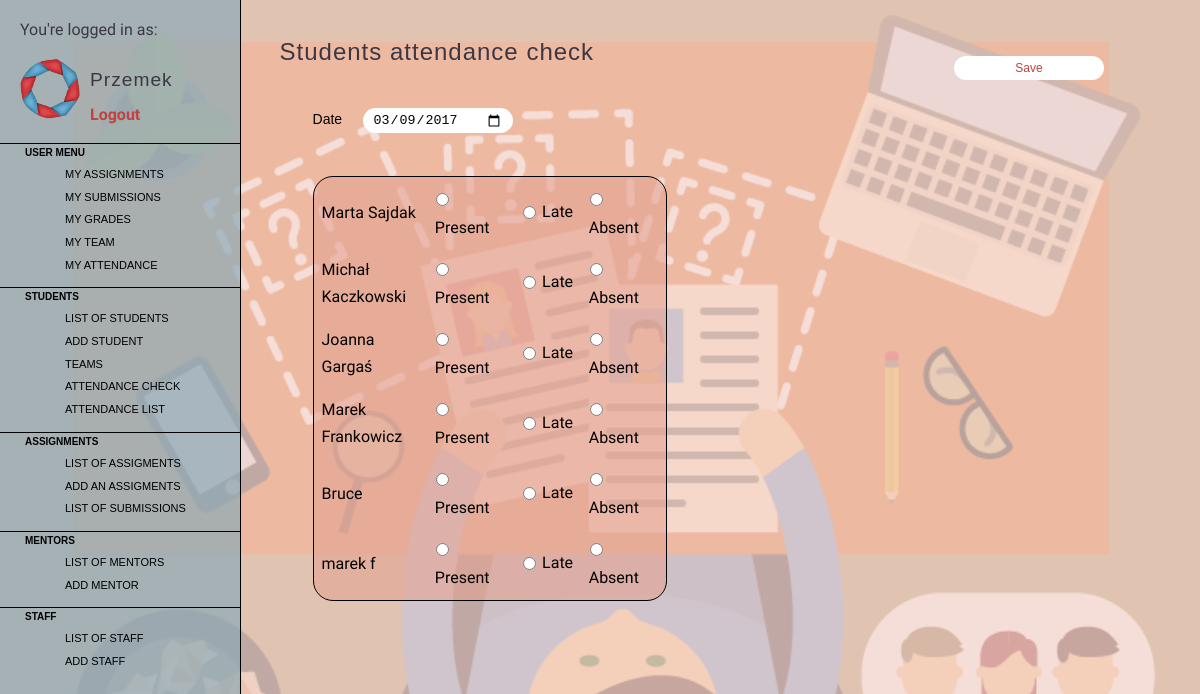
Page /attendances/check/ on the earlier database version.
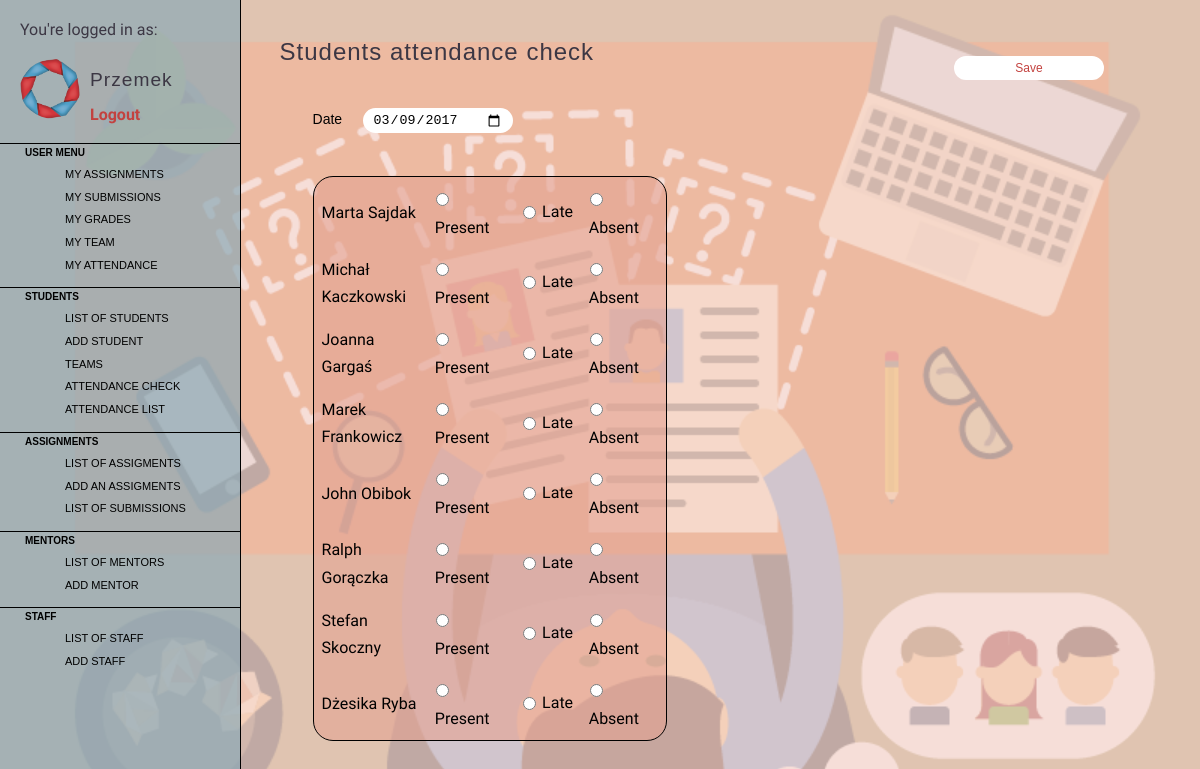
Same page on the later database version.
### tables this page shows
CREATE TABLE "users" (
	`user_id`	INTEGER PRIMARY KEY AUTOINCREMENT,
	`name`	TEXT NOT NULL,
	`mail`	TEXT,
	`password`	CHAR(20) NOT NULL,
	`role`	TEXT NOT NULL
);

### controllers/attendances_ctrl.py (the view, shortened to what this page needs)
@attendances_ctrl.route("/attendances/check/", methods=['GET', 'POST'])
def check_attendance():
    students_list = User.get_user_list_by_role('student')
    chosen_date = request.args.get('date', None)
    by_date_list = Attendance.get_attendance_list_by_date(chosen_date)
    student_status_dict = {}
    for attendance in by_date_list:
        student_status_dict[attendance.get_student().get_id()] = attendance.get_status()
    if request.method == 'GET':
        if chosen_date is None:
            chosen_date = time.strftime("%Y-%m-%d")
            by_date_list = Attendance.get_attendance_list_by_date(chosen_date)
            student_status_dict = {}
            print(by_date_list)
            if len(by_date_list) != 0:
                for attendance in by_date_list:
                    student_status_dict[attendance.get_student().get_id()] = attendance.get_status()
        elif len(by_date_list) == 0:
            return render_template('attendance_check.html', students_list=students_list,
                                   chosen_date=chosen_date, student_status_dict={})
        return render_template('attendance_check.html', students_list=students_list,
                               chosen_date=chosen_date, student_status_dict=student_status_dict)

### db_controller.py (called while the page is built)
    @classmethod
    def connect(cls):
        return sqlite3.connect('data/ccms.db')

    @classmethod
    def read_user_record_list_by_role(cls, role):
        conn = cls.connect()
        cursor = conn.cursor()
        query = "SELECT * FROM `users` WHERE `role` = ?;"
        cursor.execute(query, (role,))
        user_list = cursor.fetchall()
        conn.close()
        return user_list

    @classmethod
    def read_attendance_record_list_by_date(cls, date):
        conn = cls.connect()
        cursor = conn.cursor()
        query = "SELECT * FROM `attendances` WHERE `date` = ?;"
        cursor.execute(query, (date,))
        attendance = cursor.fetchall()
        conn.close()
        return attendance

### main.py (called while the page is built)
@app.teardown_appcontext
def close_connection(exception):
    db = getattr(g, '_database', None)
    if db is not None:
        db.close()

### models/attendances.py (called while the page is built)
    @classmethod
    def get_attendance_list_by_date(cls, date):
        return cls.create_attendance_list_by_date(date)

    @classmethod
    def create_attendance_list_by_date(cls, date):
        attendance_data = DB.read_attendance_record_list_by_date(date)
        return [Attendance(*attendance) for attendance in attendance_data]

### models/users.py (called while the page is built)
    @classmethod
    def get_user_list_by_role(cls, role):
        return cls.create_user_list_by_role(role)

    @classmethod
    def create_user_list_by_role(cls, role):
        user_list = []
        users_data = DB.read_user_record_list_by_role(role)
        pairs = {"student": Student, "mentor": Mentor, "staff": Staff, "boss": Boss}
        for user in users_data:
            user_list.append(pairs[user[-1]](*user[:-1]))
        return user_list

    def get_name(self):
        return self.name

    def get_id(self):
        return self.id

### templates/attendance_check.html (shortened to what this page needs)
{% extends "layout.html" %}
{% block page_name_h1 %}Students attendance check{% endblock %}
{% block content %}
    <div class="content">
    <form action method="GET">
    <div id="label-input">
        <label>Date </label><input type="date" name="date" placeholder="Date" required
                                   onchange="this.form.submit()"
           {{ "value={}".format(chosen_date) if chosen_date }} >
      </div>
    </form>
    <form action method="POST">
      <table id="attendance_table">
          {% for student in students_list %}
          <tr>
              <td> {{ student.get_name() }}</td>
              <td><input type="radio" name="{{ student.get_id() }}" value=1 required
                      {{ "checked=checked" if student_status_dict[student.get_id()] == 1}}/>Present</td>
              <td><input type="radio" name="{{ student.get_id() }}" value=0.8 required
                      {{ "checked=checked" if student_status_dict[student.get_id()] == 0.8}}/>Late</td>
              <td><input type="radio" name="{{ student.get_id() }}" value=0 required
                      {{ "checked=checked" if student_status_dict[student.get_id()] == 0}}/>Absent</td>
          </tr>
          {% endfor %}
      <button class="submit_button" type="submit" name="button">Save</button>
      </table>
    </form>
    </div>
  </div>
{% endblock %}

### templates/layout.html (shortened to what this page needs)
<!DOCTYPE html>
<html lang="en">
  <head>
    <link rel="stylesheet" href="/static/css/style.css">
  </head>
  <body>
    <sidebar>
      <header class="sideheader">
        <p>You're logged in as:</p>
        <img id="logo" src="images/logo.png" alt="logo">
        <h2>Przemek</h2>
        <a href="index.html">Logout</a>
      </header>
      <nav>
         <ul>
             <li><a href="user_details.html">User menu</a></li>
            <ul class="submenu">
                <li><a href="assignments.html">My assignments</a></li>
                <li><a href="submissions.html">My submissions</a></li>
                <li><a href="grades_view.html">My grades</a></li>
                <li><a href="team_details.html">My team</a></li>
                <li><a href="attendance_student_view.html">My attendance</a></li>
            </ul>
                <li><a href="users.html">Students</a></li>
                <ul class="submenu">
                    <li><a href="users.html">List of students</a></li>
                    <li><a href="add_edit_person_form.html">Add student</a></li>
                    <li><a href="teams.html">Teams</a></li>
                    <li><a href="attendance_check.html">Attendance check</a></li>
                    <li><a href="attendance_list.html">Attendance list</a></li>
                </ul>
                <li><a href="assignments.html">Assignments</a></li>
                    <ul class="submenu">
                    <li><a href="assignments.html">List of assigments</a></li>
                    <li><a href="add_edit_assignment.html">Add an assigments</a></li>
                    <li><a href="submissions.html">List of submissions</a></li>
                  </ul>
              <li><a href="users.html">Mentors</a></li>
                <ul class="submenu">
                  <li><a href="users.html">List of mentors</a></li>
                  <li><a href="add_edit_person_form.html">Add mentor</a></li>
                </ul>
              <li><a href="users.html">Staff</a></li>
                <ul class="submenu">
                  <li><a href="users.html">List of staff</a></li>
                  <li><a href="add_edit_person_form.html">Add staff</a></li>
                </ul>
            </ul>
          </nav>
    </sidebar>
    <div class="wrap">
        <h1>{% block page_name_h1 %}{% endblock %}</h1>
      <div class="content">
      {% block content %}{% endblock %}
      </div>
  </body>
</html>

### static/css/style.css (style rules this page uses)
html, body { height: 100%; }
body { font: 100% "Nunito Sans", sans-serif; line-height: 1.7; margin: 0; padding: 0; min-width: 470px; width: 100%; }
body::after { content: ""; background-image: url("/static/images/background.png"); background-size: 100%; position: fixed; z-index: -1; opacity: 0.3; top: 0; left: 0; bottom: 0; right: 0; height: 100%; }
p { color: #3C3744; text-align: left; }
h1, h2 { margin: 2%; font: normal 1.2em Sansita, sans-serif; letter-spacing: 1px; color: #3C3744; }
h1 { font-size: 1.5em; padding: 2%; }
h2 { margin: 0; padding: 10px 0; }
header { padding: 0 20px 5px 20px; }
#logo { border-radius: 50%; float: left; padding-right: 10px; width: 60px; }
a:link, a:visited, a:active, a:hover { font-weight: bold; text-decoration: none; color: #C3423F; }
button, .button { background-color: white; color: #C3423F; font-size: 12px; text-align: center; margin: 0 0 0 10px; padding: 3px 0; text-decoration: none; border-radius: 20px; border:none; display: inline-block; width: 125px; }
.submit_button { position: absolute; width: 150px; padding: 5px 10px; top: 7%; right: 8%; }
sidebar { float: left; width: 20%; height: 100%; background-color:rgba(138, 169, 181, 0.69); border-right: 1px solid black; position: fixed; }
.wrap { margin: 0 auto; top: 0; height: 100%; float: right; width: 79.9%; }
.wrap::after { background-color: rgba(228, 163, 148, 0.52); content: ""; position: fixed; z-index: -1; top: 0; left: 0; bottom: 0; right: 0; height: 100%; }
.content { padding: 0 10% 0 4%; margin-bottom: 10%; }
nav { padding-top: 4%; }
nav ul { margin: 0; padding: 0; list-style-type: none; overflow: hidden; }
nav ul li a { display: block; font-size: 10px; font-family: Sansita, sans-serif; color: black !important; text-transform: uppercase; text-decoration: none; padding: 0 20px 4px 25px; }
nav ul li a:first-of-type { border-top: 1px solid black; }
.submenu { margin-left: 40px; padding-bottom: 9px; }
.submenu li a { font-size: 11px; font-weight: 100; }
.submenu li a:first-of-type { border-top: none; }
#attendance_table { width: 50%; background-color: rgba(228, 163, 148, 0.62); border-radius: 20px; }
#attendance_table input { margin-left: 0; margin-right: 5px; width: 15px; }
#attendance_table td { padding: 6px; width: 200px; font-weight: 200; }
#label-input { padding: 0; display: inline-flex; margin-bottom: 3%; }
#label-input label { width: 50px; padding: 0; font-family: Helvetica, serif; font-size: 14px; font-weight: 100; }
#label-input input { width: 150px; margin: 0; border-radius: 25px; border-width: 0; }
label, input, textarea { float: left; clear: left; width: 15em; padding-left: 100px; }
input, textarea { width: 50%; padding: 4px 10px; margin: 8px 80px; box-sizing: border-box; }
table { background-color: rgba(228, 163, 148, 0.62); width: 100%; border: 1px solid black; border-radius: 20px; margin: 3% 0 10% 0; }
table td, table th { padding: 7px; }
table td { border-width: 1px; }
table tbody td:first-child, table thead th:first-child { border-right-width: 2px; }

Differences in the rows shown:
removed users: get_name "Bruce"
changed users: get_name "marek f" → "John Obibok"
added users: get_name "Ralph Gorączka"
added users: get_name "Stefan Skoczny"
added users: get_name "Dżesika Ryba"
